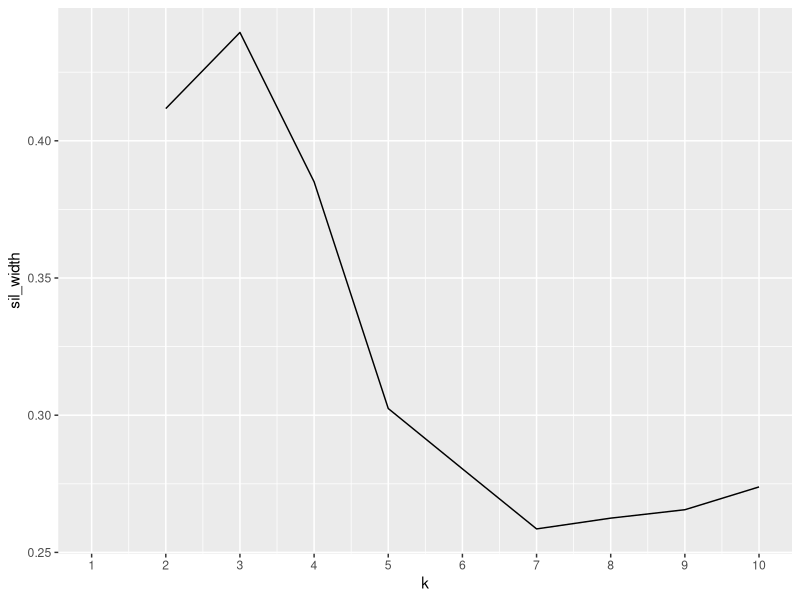
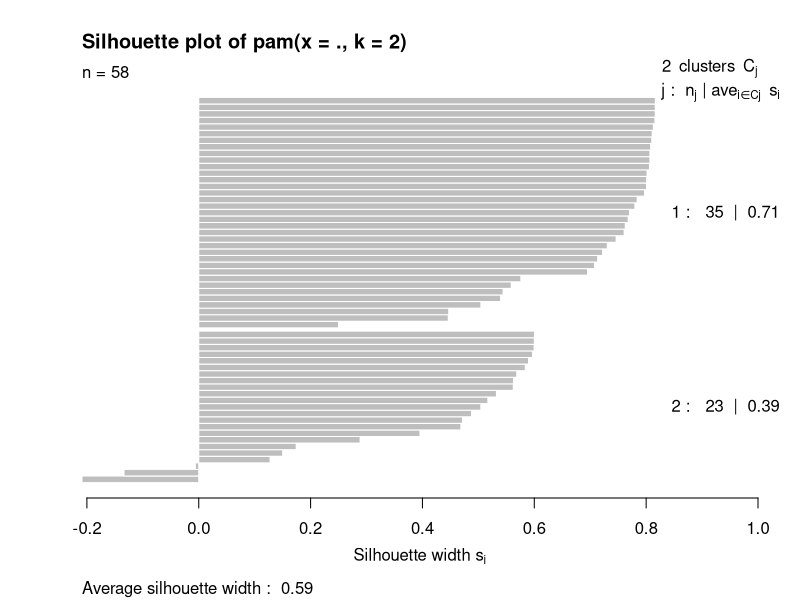

Generate these figures, in order, with R: (Note: this script raises an error after producing the figures.)
## ---- chunk 1
knitr::opts_chunk$set(echo = TRUE)
## ---- chunk 2
library(tidyverse)

zipcode_imr <- read_csv("zipcode_imr.csv")
zipcode_imr %>% glimpse()

zipcode_dem <- read_csv("zipcode_dem.csv", 
    col_names = FALSE)
zipcode_dem %>% glimpse()

zipcode_income <- read_csv("zipcode_income.csv", 
    col_names = FALSE)
zipcode_income %>% glimpse()
## ---- chunk 3
zipcode_imr <- zipcode_imr %>% pivot_wider(names_from = "Zip", values_from = "IMR")
zipcode_imr <- zipcode_imr %>% pivot_longer(1:2455, names_to = "zip_code", values_to = "IMR")
glimpse(zipcode_imr)
## ---- chunk 4
zipcode_dem <- zipcode_dem %>% pivot_longer(cols = c('X2':'X265'))
zipcode_dem <- zipcode_dem %>% pivot_wider(names_from = "X1", values_from = "value")
zipcode_dem <- zipcode_dem %>% select(-name)
zipcode_dem <- zipcode_dem %>% separate(Label, into = c(NA, "zip_code"), sep = 6)
zipcode_dem <- zipcode_dem %>% filter(!str_detect(zip_code, "Margin"), !str_detect(zip_code, "Percent"))
zipcode_dem <- zipcode_dem %>% separate(zip_code, into = c("zip_code", NA), sep = 5)

zipcode_dem <- zipcode_dem %>% select(zip_code, total_population = "Total population", median_age = "Median age (years)", hispanic_latino_any_race = "Hispanic or Latino (of any race)", white_alone = "White alone", black_alone = "Black or African American alone", native_american_alone = "American Indian and Alaska Native alone", asian_alone = "Asian alone")

zipcode_dem <- as.data.frame(apply(zipcode_dem, 2, as.numeric))
zipcode_dem$zip_code <- as.character(zipcode_dem$zip_code)

glimpse(zipcode_dem)
## ---- chunk 5
zipcode_income <- zipcode_income %>% pivot_longer(cols = c('X2':'X537'))
zipcode_income <- zipcode_income %>% pivot_wider(names_from = "X1", values_from = "value")
zipcode_income <- zipcode_income %>% select(-name, -Total, -"Mean income (dollars)")

zipcode_income <- zipcode_income %>% filter(!str_detect(Label, "Texas"), !str_detect(Label, "Margin"), !str_detect(Label, "Families"), !str_detect(Label, "families"), !str_detect(Label, "Nonfamily"))

zipcode_income <- zipcode_income %>% separate(Label, into = c(NA, "zip_code"), sep = 6)
zipcode_income <- zipcode_income %>% separate(zip_code, into = c("zip_code", NA), sep = 5)
zipcode_income <- zipcode_income %>% select(zip_code, median_income = "Median income (dollars)")
zipcode_income$median_income <- as.numeric(zipcode_income$median_income)

glimpse(zipcode_income)
## ---- chunk 6
zipcode <- zipcode_dem %>% inner_join(zipcode_imr, by = "zip_code")
zipcode <- zipcode %>% inner_join(zipcode_income, by = "zip_code")

glimpse(zipcode)
## ---- chunk 7
zipcode <- zipcode %>% mutate(income_class = case_when(median_income < 35000 ~ "lower class",
                                                   median_income >= 35000 & 50000 > median_income ~ "lower middle class",
                                                   median_income >= 50000 & 110000 >= median_income ~ "middle class",
                                                   median_income > 110000 ~ "upper middle class"))

zipcode <- zipcode %>% mutate(proportion_hispanic = hispanic_latino_any_race/total_population,
                          proportion_white = white_alone/total_population,
                          proportion_black = black_alone/total_population,
                          proportion_native = native_american_alone/total_population,
                          proportion_asian = asian_alone/total_population)

zipcode <- zipcode %>% select(zip_code, total_population, median_age, median_income, income_class, IMR, hispanic_latino_any_race, proportion_hispanic, white_alone, proportion_white, black_alone, proportion_black, native_american_alone, proportion_native, asian_alone, proportion_asian)
## ---- chunk 8
zipcode <- zipcode %>% select(-total_population, -median_age, -hispanic_latino_any_race, -white_alone, -black_alone, -native_american_alone, -asian_alone)

zipcode <- zipcode %>% select(zip_code, median_income, income_class, IMR, hispanic = proportion_hispanic, white = proportion_white, black = proportion_black, native = proportion_native, asian = proportion_asian)

zipcode <- zipcode %>% na.omit()

#makde the data to where it only contians: zip_code, median income, income class, IMR, pred_white, hispanic, white, black
## ---- chunk 9
zipcode <- zipcode %>% mutate(pred_white = case_when(white >= 0.5 ~ 1,
                                           white < 0.5 ~ 0))
## ---- chunk 10
library(cluster)

sil_width<-vector()
for(i in 2:10){ 
  temp <- zipcode %>% select(median_income, IMR, hispanic, white, black) %>% scale()
  kms <- kmeans(temp,centers=i) 
  sil <- silhouette(kms$cluster,dist(temp)) 
  sil_width[i]<-mean(sil[,3])} #computing silhouette width


ggplot()+geom_line(aes(x=1:10,y=sil_width))+scale_x_continuous(name="k",breaks=1:10) #visualizing silhouette width

set.seed(322)
pam1 <- zipcode %>% select(median_income, IMR, hispanic, white, black) %>% pam(k=2)
pam1 #cluster analysis

plot(pam1,which=2) #gives average silhouette width

library(GGally)

zipcode1 %>% select(median_income, IMR, hispanic, white, black) %>%
  mutate(cluster=as.factor(pam1$clustering)) %>%
  ggpairs(aes(color=cluster)) #visualizes clusters

#need to do goodness-of-fit

## ---- chunk 11
zipcode2 <- zipcode %>% select(median_income, IMR, hispanic, white, black) %>% scale() #choosing numeric variables and scaling
rownames(zipcode2) <- zipcode1$zip_code #putting zip codes as row names into scaled numbers
zipcode_pca <- princomp(zipcode2, cor=T) #makes pca
summary(zipcode_pca, loadings = T) #pca results

#visualizing:
eigval <- zipcode_pca$sdev^2
varprop = round(eigval/sum(eigval), 2)

ggplot() + geom_bar(aes(y = varprop, x = 1:5), stat = "identity") + xlab("") +
  geom_path(aes(y = varprop, x = 1:5)) +
  geom_text(aes(x = 1:5, y = varprop, label = round(varprop, 2)), vjust = 1, col = "white", size = 5) +
  scale_y_continuous(breaks = seq(0, .7, .2), labels = scales::percent) +
  scale_x_continuous(breaks = 1:10) #this is all of the PCS graphed

round(cumsum(eigval)/sum(eigval), 2) #cumulative proprotion of variance (going to keep PC1 + PC2 = 0.86 together)


zipcodedf <-data.frame(Name=zipcode1$zip_code, PC1=zipcode_pca$scores[, 1],PC2=zipcode_pca$scores[, 2])
ggplot(zipcodedf, aes(PC1, PC2)) + geom_point() #visualizes observations' PCs that I retained

## ---- chunk 12
class_diag <- function(score, truth, positive, cutoff=.5, strictlygreater=T){
  if(strictlygreater==T) pred <- factor(score>cutoff,levels=c("TRUE","FALSE"))
  else pred <- factor(score>=cutoff,levels=c("TRUE","FALSE"))
  truth <- factor(truth==positive, levels=c("TRUE","FALSE"))
  tab<-table(truth, pred)
  acc=sum(diag(tab))/sum(tab)
  sens=tab[1,1]/rowSums(tab)[1]
  spec=tab[2,2]/rowSums(tab)[2]
  ppv=tab[1,1]/colSums(tab)[1]
#CALCULATE F1
  f1=2*(sens*ppv)/(sens+ppv)
#CALCULATE EXACT AUC
  truth<-as.numeric(truth=="TRUE")
  ord<-order(score, decreasing=TRUE)
  score <- score[ord]; truth <- truth[ord]
  TPR=cumsum(truth)/max(1,sum(truth))
  FPR=cumsum(!truth)/max(1,sum(!truth))
  dup<-c(score[-1]>=score[-length(score)], FALSE)
  TPR<-c(0,TPR[!dup],1); FPR<-c(0,FPR[!dup],1)
  n <- length(TPR)
  auc<- sum( ((TPR[-1]+TPR[-n])/2) * (FPR[-1]-FPR[-n]) )
  round(data.frame(acc,sens,spec,ppv,f1,ba=(sens+spec)/2,auc, row.names = "Metrics"),4)
}
## ---- chunk 13
#logistic: (doesnt work when i add white and black)
fit <- glm(pred_white ~ median_income + IMR + hispanic + black, data = zipcode, family = "binomial") #not working when i add white and black
score <- predict(fit, type = "response")
class_diag(score, zipcode1$pred_white, positive = 1)


#linear: (this one works)
fit <- lm(pred_white ~ median_income + IMR + hispanic + black, data = zipcode)
score <- predict(fit, type = "response")

table(truth = zipcode$pred_white, predictions = score>.5)

class_diag(score, zipcode1$pred_white, positive = 1)
## ---- chunk 14



## ---- chunk 15
library(caret)

knn_fit <- knn3(factor(pred_white==1, levels = c("TRUE", "FALSE")) ~ median_income + IMR + hispanic + black, data = zipcode, k = 5)

y_hat_knn <- predict(knn_fit, zipcode)

table(truth= factor(zipcode$pred_white==1, levels=c("TRUE","FALSE")),
      prediction= factor(y_hat_knn[,1]>.5, levels=c("TRUE","FALSE")))

class_diag(y_hat_knn[,1], zipcode$pred_white, positive = 1)
## ---- chunk 16

